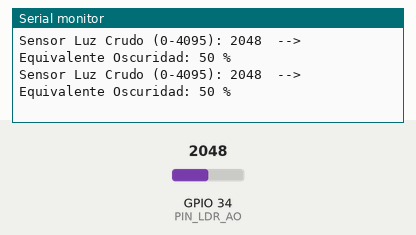
Recording of a sketch running on a simulated ESP32. Shown: the last lines printed to the serial monitor. The inputs (shaded band) are chosen by the test bench; at power-on: GPIO 34 (PIN_LDR_AO) = 2048.

Above: at 1.3 s.
1.4 s: GPIO 34 (PIN_LDR_AO) set to 2866
At 1.9 s:
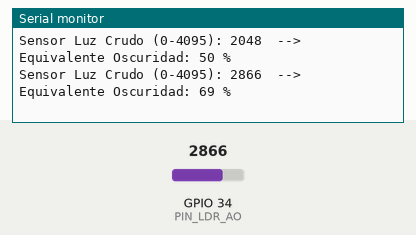
2.9 s: GPIO 34 (PIN_LDR_AO) set to 3603
At 3.4 s:
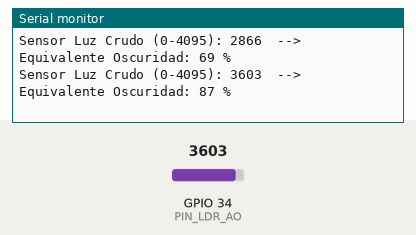
Timing chart, 0 to 5.9 s (numbered marks = the images above; inputs shaded):
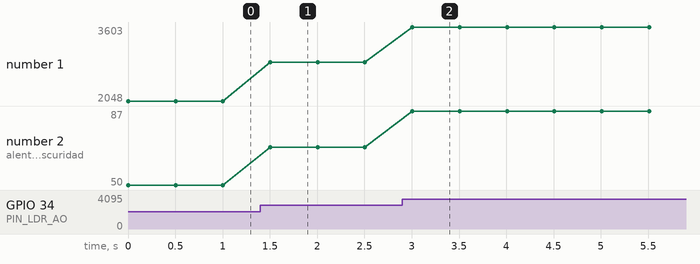

The sketch:

test_LDR_LM393.ino
```cpp
/*
 * =====================================================================================
 * PROYECTO: ESTACIÓN METEOROLÓGICA (Pruebas Individuales)
 * SENSOR:   Módulo LDR LM393 (Fotorresistencia para intensidad de luz)
 * =====================================================================================
 *
 * ¿CÓMO CONECTARLO AL ESP32?
 * -------------------------------------------------------------------------------------
 * VCC   -> 3.3V (ESP32)
 * GND   -> GND (ESP32)
 * AO (Analog Out)  -> GPIO 34 (ESP32)
 * DO (Digital Out) -> [NO LO USAREMOS AHORA. El DO lanza 1 o 0 ajustando el potenciómetro módulo, pero con AO sabremos la exacta oscuridad/Claridad.]
 *
 * EXPLICACIÓN Y LÓGICA:
 * Vamos a leer la "cantidad" cruda de un pin analógico del ESP32.
 * El ADC del ESP32 es de 12 bits, lo que significa que el valor analógico que leeremos
 * irá desde 0 (0 Voltios) hasta 4095 (3.3 Voltios).
 * Dependiendo del LM393, 0 puede ser muchísima luz, y 4095 total oscuridad (o viceversa).
 * =====================================================================================
 */

#define PIN_LDR_AO 34

void setup() {
  Serial.begin(115200);

  // En las entradas analógicas en ESP32 no es estrictamente necesario el pinMode para leer analógico,
  // pero es buena práctica declararlo.
  // IMPORTANTE: los GPIOS >= 34 solo sirven como input en el ESP32, ¡son perfectos para esto!
  pinMode(PIN_LDR_AO, INPUT);

  Serial.println("Prueba de LDR + LM393 Inicializada...");
}

void loop() {
  // Leemos el valor del conversor Análogo a Digital
  int valorCrudoLuz = analogRead(PIN_LDR_AO);

  // Transformamos ese valor bizarro de 0-4095 a un porcentaje más digerible para la cabeza (0-100%)
  // OJO: Si en tu sensor es al revés (0 es oscuro y 4095 es claro), invierte el cálculo así:
  // int porcentajeLuz = map(valorCrudoLuz, 0, 4095, 0, 100);
  int porcentajeOscuridad = map(valorCrudoLuz, 0, 4095, 0, 100);

  Serial.print("Sensor Luz Crudo (0-4095): ");
  Serial.print(valorCrudoLuz);
  Serial.print("  --> Equivalente Oscuridad: ");
  Serial.print(porcentajeOscuridad);
  Serial.println(" %");

  delay(500); // Demora medio segundo para no saturar la pantalla
}
```

Measured:
- after the input at 1.4 s, the serial monitor: prints a new line after 0.10 s (image 1)
- after the input at 2.9 s, the serial monitor: prints a new line after 0.11 s (image 2)
- plotted number 1: 2048 → 2866 after the input at 1.4 s, 2866 → 3603 after the input at 2.9 s
- plotted number 2: 50 → 69 after the input at 1.4 s, 69 → 87 after the input at 2.9 s
